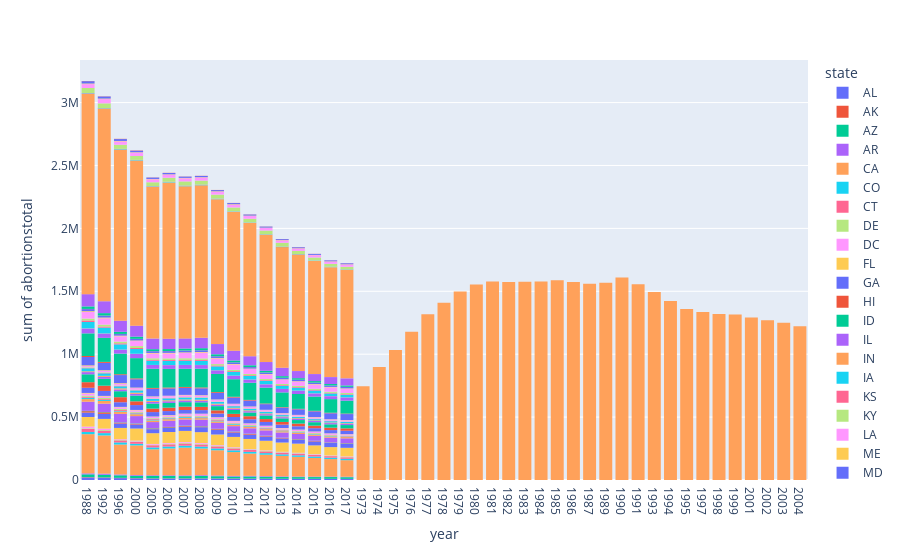

The notebook cell saved with this chart:
### Code cell
import plotly.express as px
fig = px.histogram(AbTimeline_df, x="year", y="abortionstotal", color="state")
fig.update_layout(
    xaxis = dict(
    tickmode = 'array',
    tick0 = 0.2,
    dtick = 1   
 )
)
fig.show()

### Figure 1 — Plotly figure (JSON) as saved in the notebook; plotly's stock layout.template omitted (floating-point values rounded to 4 significant figures)
{"data": [{"alignmentgroup": "True", "bingroup": "x", "histfunc": "sum", "hovertemplate": "state=AL<br>year=%{x}<br>sum of abortionstotal=%{y}<extra></extra>", "legendgroup": "AL", "marker": {"color": "#636efa", "pattern": {"shape": ""}}, "name": "AL", "offsetgroup": "AL", "orientation": "v", "showlegend": true, "type": "histogram", "x": ["1988", "1992", "1996", "2000", "2005", "2006", "2007", "2008", "2009", "2010", "2011", "2012", "2013", "2014", "2015", "2016", "2017"], "xaxis": "x", "y": [20100, 17720, 14940, 13060, 10840, 10980, 11130, 11020, 10530, 10030, 9600, 8920, 8230, 8310, 8150, 7920, 7660], "yaxis": "y"}, {"alignmentgroup": "True", "bingroup": "x", "histfunc": "sum", "hovertemplate": "state=AK<br>year=%{x}<br>sum of abortionstotal=%{y}<extra></extra>", "legendgroup": "AK", "marker": {"color": "#EF553B", "pattern": {"shape": ""}}, "name": "AK", "offsetgroup": "AK", "orientation": "v", "showlegend": true, "type": "histogram", "x": ["1988", "1992", "1996", "2000", "2005", "2006", "2007", "2008", "2009", "2010", "2011", "2012", "2013", "2014", "2015", "2016", "2017"], "xaxis": "x", "y": [2700, 2800, 2310, 1900, 2130, 2060, 2000, 1960, 2040, 2120, 2030, 1890, 1740, 1640, 1540, 1450, 1420], "yaxis": "y"}, {"alignmentgroup": "True", "bingroup": "x", "histfunc": "sum", "hovertemplate": "state=AZ<br>year=%{x}<br>sum of abortionstotal=%{y}<extra></extra>", "legendgroup": "AZ", "marker": {"color": "#00cc96", "pattern": {"shape": ""}}, "name": "AZ", "offsetgroup": "AZ", "orientation": "v", "showlegend": true, "type": "histogram", "x": ["1988", "1992", "1996", "2000", "2005", "2006", "2007", "2008", "2009", "2010", "2011", "2012", "2013", "2014", "2015", "2016", "2017"], "xaxis": "x", "y": [22200, 21200, 20120, 18410, 19710, 18850, 17990, 19770, 17480, 15190, 16270, 15040, 13820, 13240, 13640, 14040, 13270], "yaxis": "y"}, {"alignmentgroup": "True", "bingroup": "x", "histfunc": "sum", "hovertemplate": "state=AR<br>year=%{x}<br>sum of abortionstotal=%{y}<extra></extra>", "legendgroup": "AR", "marker": {"color": "#ab63fa", "pattern": {"shape": ""}}, "name": "AR", "offsetgroup": "AR", "orientation": "v", "showlegend": true, "type": "histogram", "x": ["1988", "1992", "1996", "2000", "2005", "2006", "2007", "2008", "2009", "2010", "2011", "2012", "2013", "2014", "2015", "2016", "2017"], "xaxis": "x", "y": [7860, 8690, 6680, 5880, 5200, 5450, 5690, 5710, 5630, 5490, 5210, 5010, 4810, 4350, 3930, 3590, 3710], "yaxis": "y"}, {"alignmentgroup": "True", "bingroup": "x", "histfunc": "sum", "hovertemplate": "state=CA<br>year=%{x}<br>sum of abortionstotal=%{y}<extra></extra>", "legendgroup": "CA", "marker": {"color": "#FFA15A", "pattern": {"shape": ""}}, "name": "CA", "offsetgroup": "CA", "orientation": "v", "showlegend": true, "type": "histogram", "x": ["1988", "1992", "1996", "2000", "2005", "2006", "2007", "2008", "2009", "2010", "2011", "2012", "2013", "2014", "2015", "2016", "2017"], "xaxis": "x", "y": [311440, 303850, 237870, 235670, 206260, 213550, 220840, 211930, 200720, 189110, 177360, 170420, 163550, 156690, 148000, 139320, 131380], "yaxis": "y"}, {"alignmentgroup": "True", "bingroup": "x", "histfunc": "sum", "hovertemplate": "state=CO<br>year=%{x}<br>sum of abortionstotal=%{y}<extra></extra>", "legendgroup": "CO", "marker": {"color": "#19d3f3", "pattern": {"shape": ""}}, "name": "CO", "offsetgroup": "CO", "orientation": "v", "showlegend": true, "type": "histogram", "x": ["1988", "1992", "1996", "2000", "2005", "2006", "2007", "2008", "2009", "2010", "2011", "2012", "2013", "2014", "2015", "2016", "2017"], "xaxis": "x", "y": [17550, 18410, 16670, 12950, 14720, 14990, 15160, 14920, 14330, 13730, 13130, 12400, 11660, 11760, 11410, 11050, 11100], "yaxis": "y"}, {"alignmentgroup": "True", "bingroup": "x", "histfunc": "sum", "hovertemplate": "state=CT<br>year=%{x}<br>sum of abortionstotal=%{y}<extra></extra>", "legendgroup": "CT", "marker": {"color": "#FF6692", "pattern": {"shape": ""}}, "name": "CT", "offsetgroup": "CT", "orientation": "v", "showlegend": true, "type": "histogram", "x": ["1988", "1992", "1996", "2000", "2005", "2006", "2007", "2008", "2009", "2010", "2011", "2012", "2013", "2014", "2015", "2016", "2017"], "xaxis": "x", "y": [24470, 20100, 16510, 15460, 17340, 17580, 17730, 17210, 16350, 15480, 14630, 13900, 13360, 13280, 12770, 12260, 11950], "yaxis": "y"}, {"alignmentgroup": "True", "bingroup": "x", "histfunc": "sum", "hovertemplate": "state=DE<br>year=%{x}<br>sum of abortionstotal=%{y}<extra></extra>", "legendgroup": "DE", "marker": {"color": "#B6E880", "pattern": {"shape": ""}}, "name": "DE", "offsetgroup": "DE", "orientation": "v", "showlegend": true, "type": "histogram", "x": ["1988", "1992", "1996", "2000", "2005", "2006", "2007", "2008", "2009", "2010", "2011", "2012", "2013", "2014", "2015", "2016", "2017"], "xaxis": "x", "y": [4570, 4620, 2970, 3920, 4140, 4990, 5850, 5650, 5520, 5380, 4690, 4010, 3340, 3200, 3040, 2880, 2770], "yaxis": "y"}, {"alignmentgroup": "True", "bingroup": "x", "histfunc": "sum", "hovertemplate": "state=DC<br>year=%{x}<br>sum of abortionstotal=%{y}<extra></extra>", "legendgroup": "DC", "marker": {"color": "#FF97FF", "pattern": {"shape": ""}}, "name": "DC", "offsetgroup": "DC", "orientation": "v", "showlegend": true, "type": "histogram", "x": ["1988", "1992", "1996", "2000", "2005", "2006", "2007", "2008", "2009", "2010", "2011", "2012", "2013", "2014", "2015", "2016", "2017"], "xaxis": "x", "y": [13830, 11040, 5620, 5750, 6390, 5900, 5400, 5880, 4970, 4060, 3400, 3570, 3740, 3800, 3330, 2870, 3930], "yaxis": "y"}, {"alignmentgroup": "True", "bingroup": "x", "histfunc": "sum", "hovertemplate": "state=FL<br>year=%{x}<br>sum of abortionstotal=%{y}<extra></extra>", "legendgroup": "FL", "marker": {"color": "#FECB52", "pattern": {"shape": ""}}, "name": "FL", "offsetgroup": "FL", "orientation": "v", "showlegend": true, "type": "histogram", "x": ["1988", "1992", "1996", "2000", "2005", "2006", "2007", "2008", "2009", "2010", "2011", "2012", "2013", "2014", "2015", "2016", "2017"], "xaxis": "x", "y": [75820, 77320, 90160, 96000, 85360, 86980, 88600, 86310, 84150, 82020, 79890, 76730, 73560, 72630, 69390, 66150, 68640], "yaxis": "y"}, {"alignmentgroup": "True", "bingroup": "x", "histfunc": "sum", "hovertemplate": "state=GA<br>year=%{x}<br>sum of abortionstotal=%{y}<extra></extra>", "legendgroup": "GA", "marker": {"color": "#636efa", "pattern": {"shape": ""}}, "name": "GA", "offsetgroup": "GA", "orientation": "v", "showlegend": true, "type": "histogram", "x": ["1988", "1992", "1996", "2000", "2005", "2006", "2007", "2008", "2009", "2010", "2011", "2012", "2013", "2014", "2015", "2016", "2017"], "xaxis": "x", "y": [35320, 39970, 35230, 32270, 32040, 32690, 33680, 39370, 37260, 35160, 34460, 33620, 32550, 31120, 31750, 32390, 32520], "yaxis": "y"}, {"alignmentgroup": "True", "bingroup": "x", "histfunc": "sum", "hovertemplate": "state=HI<br>year=%{x}<br>sum of abortionstotal=%{y}<extra></extra>", "legendgroup": "HI", "marker": {"color": "#EF553B", "pattern": {"shape": ""}}, "name": "HI", "offsetgroup": "HI", "orientation": "v", "showlegend": true, "type": "histogram", "x": ["1988", "1992", "1996", "2000", "2005", "2006", "2007", "2008", "2009", "2010", "2011", "2012", "2013", "2014", "2015", "2016", "2017"], "xaxis": "x", "y": [11120, 12180, 6930, 5630, 5330, 5490, 5650, 5650, 5590, 5530, 5540, 4900, 4260, 3750, 3370, 3130, 3220], "yaxis": "y"}, {"alignmentgroup": "True", "bingroup": "x", "histfunc": "sum", "hovertemplate": "state=ID<br>year=%{x}<br>sum of abortionstotal=%{y}<extra></extra>", "legendgroup": "ID", "marker": {"color": "#00cc96", "pattern": {"shape": ""}}, "name": "ID", "offsetgroup": "ID", "orientation": "v", "showlegend": true, "type": "histogram", "x": ["1988", "1992", "1996", "2000", "2005", "2006", "2007", "2008", "2009", "2010", "2011", "2012", "2013", "2014", "2015", "2016", "2017"], "xaxis": "x", "y": [2760, 2420, 2450, 2750, 2540, 2700, 2860, 2580, 2490, 2410, 2340, 2090, 1850, 1790, 1780, 1780, 1790], "yaxis": "y"}, {"alignmentgroup": "True", "bingroup": "x", "histfunc": "sum", "hovertemplate": "state=IL<br>year=%{x}<br>sum of abortionstotal=%{y}<extra></extra>", "legendgroup": "IL", "marker": {"color": "#ab63fa", "pattern": {"shape": ""}}, "name": "IL", "offsetgroup": "IL", "orientation": "v", "showlegend": true, "type": "histogram", "x": ["1988", "1992", "1996", "2000", "2005", "2006", "2007", "2008", "2009", "2010", "2011", "2012", "2013", "2014", "2015", "2016", "2017"], "xaxis": "x", "y": [72500, 66500, 66920, 58370, 48420, 48560, 48710, 51670, 47020, 42370, 42360, 42020, 41430, 40120, 38830, 37590, 37770], "yaxis": "y"}, {"alignmentgroup": "True", "bingroup": "x", "histfunc": "sum", "hovertemplate": "state=IN<br>year=%{x}<br>sum of abortionstotal=%{y}<extra></extra>", "legendgroup": "IN", "marker": {"color": "#FFA15A", "pattern": {"shape": ""}}, "name": "IN", "offsetgroup": "IN", "orientation": "v", "showlegend": true, "type": "histogram", "x": ["1988", "1992", "1996", "2000", "2005", "2006", "2007", "2008", "2009", "2010", "2011", "2012", "2013", "2014", "2015", "2016", "2017"], "xaxis": "x", "y": [20930, 21170, 18340, 15140, 13180, 12810, 12440, 12300, 12020, 11600, 10710, 10200, 9910, 10130, 10190, 10240, 10270], "yaxis": "y"}, {"alignmentgroup": "True", "bingroup": "x", "histfunc": "sum", "hovertemplate": "state=IA<br>year=%{x}<br>sum of abortionstotal=%{y}<extra></extra>", "legendgroup": "IA", "marker": {"color": "#19d3f3", "pattern": {"shape": ""}}, "name": "IA", "offsetgroup": "IA", "orientation": "v", "showlegend": true, "type": "histogram", "x": ["1988", "1992", "1996", "2000", "2005", "2006", "2007", "2008", "2009", "2010", "2011", "2012", "2013", "2014", "2015", "2016", "2017"], "xaxis": "x", "y": [10480, 7480, 6150, 6280, 6130, 6390, 6660, 6160, 6010, 5860, 5430, 4790, 4150, 3930, 3990, 4050, 3650], "yaxis": "y"}, {"alignmentgroup": "True", "bingroup": "x", "histfunc": "sum", "hovertemplate": "state=KS<br>year=%{x}<br>sum of abortionstotal=%{y}<extra></extra>", "legendgroup": "KS", "marker": {"color": "#FF6692", "pattern": {"shape": ""}}, "name": "KS", "offsetgroup": "KS", "orientation": "v", "showlegend": true, "type": "histogram", "x": ["1988", "1992", "1996", "2000", "2005", "2006", "2007", "2008", "2009", "2010", "2011", "2012", "2013", "2014", "2015", "2016", "2017"], "xaxis": "x", "y": [7210, 7140, 6940, 6440, 5620, 5670, 5720, 5670, 4830, 3990, 3870, 3910, 3940, 3800, 3660, 3520, 3520], "yaxis": "y"}, {"alignmentgroup": "True", "bingroup": "x", "histfunc": "sum", "hovertemplate": "state=KY<br>year=%{x}<br>sum of abortionstotal=%{y}<extra></extra>", "legendgroup": "KY", "marker": {"color": "#B6E880", "pattern": {"shape": ""}}, "name": "KY", "offsetgroup": "KY", "orientation": "v", "showlegend": true, "type": "histogram", "x": ["1988", "1992", "1996", "2000", "2005", "2006", "2007", "2008", "2009", "2010", "2011", "2012", "2013", "2014", "2015", "2016", "2017"], "xaxis": "x", "y": [10090, 9850, 7890, 6720, 6060, 6080, 6110, 6380, 6170, 5960, 5820, 5500, 5180, 5180, 4910, 4640, 4780], "yaxis": "y"}, {"alignmentgroup": "True", "bingroup": "x", "histfunc": "sum", "hovertemplate": "state=LA<br>year=%{x}<br>sum of abortionstotal=%{y}<extra></extra>", "legendgroup": "LA", "marker": {"color": "#FF97FF", "pattern": {"shape": ""}}, "name": "LA", "offsetgroup": "LA", "orientation": "v", "showlegend": true, "type": "histogram", "x": ["1988", "1992", "1996", "2000", "2005", "2006", "2007", "2008", "2009", "2010", "2011", "2012", "2013", "2014", "2015", "2016", "2017"], "xaxis": "x", "y": [17030, 11800, 13110, 11380, 10330, 11220, 12520, 14110, 12930, 11750, 11310, 10470, 9630, 9620, 9830, 10040, 9280], "yaxis": "y"}, {"alignmentgroup": "True", "bingroup": "x", "histfunc": "sum", "hovertemplate": "state=ME<br>year=%{x}<br>sum of abortionstotal=%{y}<extra></extra>", "legendgroup": "ME", "marker": {"color": "#FECB52", "pattern": {"shape": ""}}, "name": "ME", "offsetgroup": "ME", "orientation": "v", "showlegend": true, "type": "histogram", "x": ["1988", "1992", "1996", "2000", "2005", "2006", "2007", "2008", "2009", "2010", "2011", "2012", "2013", "2014", "2015", "2016", "2017"], "xaxis": "x", "y": [4140, 4260, 3390, 2910, 2840, 2940, 3030, 2970, 2830, 2640, 2410, 2390, 2380, 2400, 2240, 2080, 2050], "yaxis": "y"}, {"alignmentgroup": "True", "bingroup": "x", "histfunc": "sum", "hovertemplate": "state=MD<br>year=%{x}<br>sum of abortionstotal=%{y}<extra></extra>", "legendgroup": "MD", "marker": {"color": "#636efa", "pattern": {"shape": ""}}, "name": "MD", "offsetgroup": "MD", "orientation": "v", "showlegend": true, "type": "histogram", "x": ["1988", "1992", "1996", "2000", "2005", "2006", "2007", "2008", "2009", "2010", "2011", "2012", "2013", "2014", "2015", "2016", "2017"], "xaxis": "x", "y": [41090, 39490, 36940, 38670, 35250, 31990, 28720, 28390, 29630, 30890, 32140, 29610, 27080, 26430, 26010, 25730, 26940], "yaxis": "y"}, {"alignmentgroup": "True", "bingroup": "x", "histfunc": "sum", "hovertemplate": "state=MA<br>year=%{x}<br>sum of abortionstotal=%{y}<extra></extra>", "legendgroup": "MA", "marker": {"color": "#EF553B", "pattern": {"shape": ""}}, "name": "MA", "offsetgroup": "MA", "orientation": "v", "showlegend": true, "type": "histogram", "x": ["1988", "1992", "1996", "2000", "2005", "2006", "2007", "2008", "2009", "2010", "2011", "2012", "2013", "2014", "2015", "2016", "2017"], "xaxis": "x", "y": [44260, 41610, 40150, 29870, 27800, 27130, 26460, 25800, 25240, 24790, 24430, 22840, 21250, 21280, 20370, 19470, 18880], "yaxis": "y"}, {"alignmentgroup": "True", "bingroup": "x", "histfunc": "sum", "hovertemplate": "state=MI<br>year=%{x}<br>sum of abortionstotal=%{y}<extra></extra>", "legendgroup": "MI", "marker": {"color": "#00cc96", "pattern": {"shape": ""}}, "name": "MI", "offsetgroup": "MI", "orientation": "v", "showlegend": true, "type": "histogram", "x": ["1988", "1992", "1996", "2000", "2005", "2006", "2007", "2008", "2009", "2010", "2011", "2012", "2013", "2014", "2015", "2016", "2017"], "xaxis": "x", "y": [62770, 54530, 47430, 45710, 39930, 37530, 35780, 36050, 33410, 30770, 29270, 28780, 28420, 28130, 27290, 26460, 26130], "yaxis": "y"}, {"alignmentgroup": "True", "bingroup": "x", "histfunc": "sum", "hovertemplate": "state=MN<br>year=%{x}<br>sum of abortionstotal=%{y}<extra></extra>", "legendgroup": "MN", "marker": {"color": "#ab63fa", "pattern": {"shape": ""}}, "name": "MN", "offsetgroup": "MN", "orientation": "v", "showlegend": true, "type": "histogram", "x": ["1988", "1992", "1996", "2000", "2005", "2006", "2007", "2008", "2009", "2010", "2011", "2012", "2013", "2014", "2015", "2016", "2017"], "xaxis": "x", "y": [17400, 15090, 13950, 13940, 13370, 13420, 13480, 12580, 11780, 11120, 10690, 10130, 9570, 9230, 9360, 9590, 10100], "yaxis": "y"}, {"alignmentgroup": "True", "bingroup": "x", "histfunc": "sum", "hovertemplate": "state=MS<br>year=%{x}<br>sum of abortionstotal=%{y}<extra></extra>", "legendgroup": "MS", "marker": {"color": "#FFA15A", "pattern": {"shape": ""}}, "name": "MS", "offsetgroup": "MS", "orientation": "v", "showlegend": true, "type": "histogram", "x": ["1988", "1992", "1996", "2000", "2005", "2006", "2007", "2008", "2009", "2010", "2011", "2012", "2013", "2014", "2015", "2016", "2017"], "xaxis": "x", "y": [6480, 8830, 9020, 9060, 7930, 7880, 7850, 8210, 7640, 7070, 6700, 6280, 5860, 5540, 5300, 5100, 4930], "yaxis": "y"}, {"alignmentgroup": "True", "bingroup": "x", "histfunc": "sum", "hovertemplate": "state=MO<br>year=%{x}<br>sum of abortionstotal=%{y}<extra></extra>", "legendgroup": "MO", "marker": {"color": "#19d3f3", "pattern": {"shape": ""}}, "name": "MO", "offsetgroup": "MO", "orientation": "v", "showlegend": true, "type": "histogram", "x": ["1988", "1992", "1996", "2000", "2005", "2006", "2007", "2008", "2009", "2010", "2011", "2012", "2013", "2014", "2015", "2016", "2017"], "xaxis": "x", "y": [23940, 19870, 16050, 17410, 14900, 15070, 15250, 15160, 13550, 11930, 11510, 11080, 10610, 9180, 9640, 10100, 9690], "yaxis": "y"}, {"alignmentgroup": "True", "bingroup": "x", "histfunc": "sum", "hovertemplate": "state=MT<br>year=%{x}<br>sum of abortionstotal=%{y}<extra></extra>", "legendgroup": "MT", "marker": {"color": "#FF6692", "pattern": {"shape": ""}}, "name": "MT", "offsetgroup": "MT", "orientation": "v", "showlegend": true, "type": "histogram", "x": ["1988", "1992", "1996", "2000", "2005", "2006", "2007", "2008", "2009", "2010", "2011", "2012", "2013", "2014", "2015", "2016", "2017"], "xaxis": "x", "y": [2350, 2810, 2430, 2220, 2020, 2070, 2110, 2040, 2000, 1980, 1990, 1820, 1660, 1520, 1530, 1540, 1510], "yaxis": "y"}, {"alignmentgroup": "True", "bingroup": "x", "histfunc": "sum", "hovertemplate": "state=NE<br>year=%{x}<br>sum of abortionstotal=%{y}<extra></extra>", "legendgroup": "NE", "marker": {"color": "#B6E880", "pattern": {"shape": ""}}, "name": "NE", "offsetgroup": "NE", "orientation": "v", "showlegend": true, "type": "histogram", "x": ["1988", "1992", "1996", "2000", "2005", "2006", "2007", "2008", "2009", "2010", "2011", "2012", "2013", "2014", "2015", "2016", "2017"], "xaxis": "x", "y": [5490, 4950, 3930, 3920, 2990, 2690, 2500, 2850, 2630, 2410, 2550, 2510, 2440, 2360, 2260, 2170, 2250], "yaxis": "y"}, {"alignmentgroup": "True", "bingroup": "x", "histfunc": "sum", "hovertemplate": "state=NV<br>year=%{x}<br>sum of abortionstotal=%{y}<extra></extra>", "legendgroup": "NV", "marker": {"color": "#FF97FF", "pattern": {"shape": ""}}, "name": "NV", "offsetgroup": "NV", "orientation": "v", "showlegend": true, "type": "histogram", "x": ["1988", "1992", "1996", "2000", "2005", "2006", "2007", "2008", "2009", "2010", "2011", "2012", "2013", "2014", "2015", "2016", "2017"], "xaxis": "x", "y": [9450, 12400, 14080, 12880, 12990, 13320, 13630, 13020, 12790, 12570, 11960, 10750, 9550, 10840, 10150, 9460, 9620], "yaxis": "y"}, {"alignmentgroup": "True", "bingroup": "x", "histfunc": "sum", "hovertemplate": "state=NH<br>year=%{x}<br>sum of abortionstotal=%{y}<extra></extra>", "legendgroup": "NH", "marker": {"color": "#FECB52", "pattern": {"shape": ""}}, "name": "NH", "offsetgroup": "NH", "orientation": "v", "showlegend": true, "type": "histogram", "x": ["1988", "1992", "1996", "2000", "2005", "2006", "2007", "2008", "2009", "2010", "2011", "2012", "2013", "2014", "2015", "2016", "2017"], "xaxis": "x", "y": [5940, 4490, 4670, 4020, 3060, 3030, 2990, 2860, 2840, 2830, 2880, 2610, 2340, 2530, 2480, 2410, 2330], "yaxis": "y"}, {"alignmentgroup": "True", "bingroup": "x", "histfunc": "sum", "hovertemplate": "state=NJ<br>year=%{x}<br>sum of abortionstotal=%{y}<extra></extra>", "legendgroup": "NJ", "marker": {"color": "#636efa", "pattern": {"shape": ""}}, "name": "NJ", "offsetgroup": "NJ", "orientation": "v", "showlegend": true, "type": "histogram", "x": ["1988", "1992", "1996", "2000", "2005", "2006", "2007", "2008", "2009", "2010", "2011", "2012", "2013", "2014", "2015", "2016", "2017"], "xaxis": "x", "y": [66300, 58420, 64230, 66110, 60330, 58030, 55740, 54730, 51930, 49130, 46670, 44680, 43340, 43990, 45680, 47370, 47010], "yaxis": "y"}, {"alignmentgroup": "True", "bingroup": "x", "histfunc": "sum", "hovertemplate": "state=NM<br>year=%{x}<br>sum of abortionstotal=%{y}<extra></extra>", "legendgroup": "NM", "marker": {"color": "#EF553B", "pattern": {"shape": ""}}, "name": "NM", "offsetgroup": "NM", "orientation": "v", "showlegend": true, "type": "histogram", "x": ["1988", "1992", "1996", "2000", "2005", "2006", "2007", "2008", "2009", "2010", "2011", "2012", "2013", "2014", "2015", "2016", "2017"], "xaxis": "x", "y": [8180, 7780, 6560, 6890, 6690, 7020, 7350, 6730, 6420, 6110, 5520, 4860, 4190, 4030, 4120, 4210, 3830], "yaxis": "y"}, {"alignmentgroup": "True", "bingroup": "x", "histfunc": "sum", "hovertemplate": "state=NY<br>year=%{x}<br>sum of abortionstotal=%{y}<extra></extra>", "legendgroup": "NY", "marker": {"color": "#00cc96", "pattern": {"shape": ""}}, "name": "NY", "offsetgroup": "NY", "orientation": "v", "showlegend": true, "type": "histogram", "x": ["1988", "1992", "1996", "2000", "2005", "2006", "2007", "2008", "2009", "2010", "2011", "2012", "2013", "2014", "2015", "2016", "2017"], "xaxis": "x", "y": [179830, 191100, 164080, 161160, 152340, 148030, 144390, 149070, 144390, 139700, 136280, 126630, 116970, 117580, 113350, 108350, 103060], "yaxis": "y"}, {"alignmentgroup": "True", "bingroup": "x", "histfunc": "sum", "hovertemplate": "state=NC<br>year=%{x}<br>sum of abortionstotal=%{y}<extra></extra>", "legendgroup": "NC", "marker": {"color": "#ab63fa", "pattern": {"shape": ""}}, "name": "NC", "offsetgroup": "NC", "orientation": "v", "showlegend": true, "type": "histogram", "x": ["1988", "1992", "1996", "2000", "2005", "2006", "2007", "2008", "2009", "2010", "2011", "2012", "2013", "2014", "2015", "2016", "2017"], "xaxis": "x", "y": [38120, 34000, 31070, 33620, 29730, 29970, 30220, 29000, 28340, 27670, 25080, 25960, 26850, 26410, 24870, 23320, 25060], "yaxis": "y"}, {"alignmentgroup": "True", "bingroup": "x", "histfunc": "sum", "hovertemplate": "state=ND<br>year=%{x}<br>sum of abortionstotal=%{y}<extra></extra>", "legendgroup": "ND", "marker": {"color": "#FFA15A", "pattern": {"shape": ""}}, "name": "ND", "offsetgroup": "ND", "orientation": "v", "showlegend": true, "type": "histogram", "x": ["1988", "1992", "1996", "2000", "2005", "2006", "2007", "2008", "2009", "2010", "2011", "2012", "2013", "2014", "2015", "2016", "2017"], "xaxis": "x", "y": [1510, 1190, 1050, 940, 890, 900, 910, 1010, 1000, 980, 940, 920, 900, 1020, 990, 960, 970], "yaxis": "y"}, {"alignmentgroup": "True", "bingroup": "x", "histfunc": "sum", "hovertemplate": "state=OH<br>year=%{x}<br>sum of abortionstotal=%{y}<extra></extra>", "legendgroup": "OH", "marker": {"color": "#19d3f3", "pattern": {"shape": ""}}, "name": "OH", "offsetgroup": "OH", "orientation": "v", "showlegend": true, "type": "histogram", "x": ["1988", "1992", "1996", "2000", "2005", "2006", "2007", "2008", "2009", "2010", "2011", "2012", "2013", "2014", "2015", "2016", "2017"], "xaxis": "x", "y": [50780, 46190, 41320, 38090, 33140, 32880, 32620, 32370, 30760, 29140, 27930, 26200, 24470, 23220, 21980, 20790, 20560], "yaxis": "y"}, {"alignmentgroup": "True", "bingroup": "x", "histfunc": "sum", "hovertemplate": "state=OK<br>year=%{x}<br>sum of abortionstotal=%{y}<extra></extra>", "legendgroup": "OK", "marker": {"color": "#FF6692", "pattern": {"shape": ""}}, "name": "OK", "offsetgroup": "OK", "orientation": "v", "showlegend": true, "type": "histogram", "x": ["1988", "1992", "1996", "2000", "2005", "2006", "2007", "2008", "2009", "2010", "2011", "2012", "2013", "2014", "2015", "2016", "2017"], "xaxis": "x", "y": [12240, 9080, 8490, 7780, 7420, 7450, 7480, 7500, 7060, 6510, 5910, 5830, 5760, 5210, 4800, 4550, 4780], "yaxis": "y"}, {"alignmentgroup": "True", "bingroup": "x", "histfunc": "sum", "hovertemplate": "state=OR<br>year=%{x}<br>sum of abortionstotal=%{y}<extra></extra>", "legendgroup": "OR", "marker": {"color": "#B6E880", "pattern": {"shape": ""}}, "name": "OR", "offsetgroup": "OR", "orientation": "v", "showlegend": true, "type": "histogram", "x": ["1988", "1992", "1996", "2000", "2005", "2006", "2007", "2008", "2009", "2010", "2011", "2012", "2013", "2014", "2015", "2016", "2017"], "xaxis": "x", "y": [14850, 14620, 13540, 15270, 11900, 12150, 12410, 11800, 11020, 10250, 10020, 9310, 8600, 8760, 8950, 9140, 8950], "yaxis": "y"}, {"alignmentgroup": "True", "bingroup": "x", "histfunc": "sum", "hovertemplate": "state=PA<br>year=%{x}<br>sum of abortionstotal=%{y}<extra></extra>", "legendgroup": "PA", "marker": {"color": "#FF97FF", "pattern": {"shape": ""}}, "name": "PA", "offsetgroup": "PA", "orientation": "v", "showlegend": true, "type": "histogram", "x": ["1988", "1992", "1996", "2000", "2005", "2006", "2007", "2008", "2009", "2010", "2011", "2012", "2013", "2014", "2015", "2016", "2017"], "xaxis": "x", "y": [53050, 50720, 42080, 39670, 38110, 39770, 42550, 46670, 44820, 42250, 39200, 36560, 34580, 34230, 34550, 34870, 33910], "yaxis": "y"}, {"alignmentgroup": "True", "bingroup": "x", "histfunc": "sum", "hovertemplate": "state=RI<br>year=%{x}<br>sum of abortionstotal=%{y}<extra></extra>", "legendgroup": "RI", "marker": {"color": "#FECB52", "pattern": {"shape": ""}}, "name": "RI", "offsetgroup": "RI", "orientation": "v", "showlegend": true, "type": "histogram", "x": ["1988", "1992", "1996", "2000", "2005", "2006", "2007", "2008", "2009", "2010", "2011", "2012", "2013", "2014", "2015", "2016", "2017"], "xaxis": "x", "y": [5800, 5830, 5290, 4900, 4680, 4550, 4420, 4340, 4100, 3850, 3690, 3410, 3130, 3220, 3290, 3340, 3280], "yaxis": "y"}, {"alignmentgroup": "True", "bingroup": "x", "histfunc": "sum", "hovertemplate": "state=SC<br>year=%{x}<br>sum of abortionstotal=%{y}<extra></extra>", "legendgroup": "SC", "marker": {"color": "#636efa", "pattern": {"shape": ""}}, "name": "SC", "offsetgroup": "SC", "orientation": "v", "showlegend": true, "type": "histogram", "x": ["1988", "1992", "1996", "2000", "2005", "2006", "2007", "2008", "2009", "2010", "2011", "2012", "2013", "2014", "2015", "2016", "2017"], "xaxis": "x", "y": [16440, 14410, 12450, 12120, 13320, 13590, 13750, 13200, 13050, 12900, 11580, 11440, 11300, 10940, 10930, 10920, 11380], "yaxis": "y"}, {"alignmentgroup": "True", "bingroup": "x", "histfunc": "sum", "hovertemplate": "state=SD<br>year=%{x}<br>sum of abortionstotal=%{y}<extra></extra>", "legendgroup": "SD", "marker": {"color": "#EF553B", "pattern": {"shape": ""}}, "name": "SD", "offsetgroup": "SD", "orientation": "v", "showlegend": true, "type": "histogram", "x": ["1988", "1992", "1996", "2000", "2005", "2006", "2007", "2008", "2009", "2010", "2011", "2012", "2013", "2014", "2015", "2016", "2017"], "xaxis": "x", "y": [1420, 1340, 1200, 1020, 980, 970, 960, 970, 900, 840, 850, 840, 830, 810, 770, 730, 750], "yaxis": "y"}, {"alignmentgroup": "True", "bingroup": "x", "histfunc": "sum", "hovertemplate": "state=TN<br>year=%{x}<br>sum of abortionstotal=%{y}<extra></extra>", "legendgroup": "TN", "marker": {"color": "#00cc96", "pattern": {"shape": ""}}, "name": "TN", "offsetgroup": "TN", "orientation": "v", "showlegend": true, "type": "histogram", "x": ["1988", "1992", "1996", "2000", "2005", "2006", "2007", "2008", "2009", "2010", "2011", "2012", "2013", "2014", "2015", "2016", "2017"], "xaxis": "x", "y": [20060, 19110, 16690, 17270, 15520, 15550, 15590, 16210, 15290, 14370, 13670, 13210, 12760, 12300, 11770, 11230, 11060], "yaxis": "y"}, {"alignmentgroup": "True", "bingroup": "x", "histfunc": "sum", "hovertemplate": "state=TX<br>year=%{x}<br>sum of abortionstotal=%{y}<extra></extra>", "legendgroup": "TX", "marker": {"color": "#ab63fa", "pattern": {"shape": ""}}, "name": "TX", "offsetgroup": "TX", "orientation": "v", "showlegend": true, "type": "histogram", "x": ["1988", "1992", "1996", "2000", "2005", "2006", "2007", "2008", "2009", "2010", "2011", "2012", "2013", "2014", "2015", "2016", "2017"], "xaxis": "x", "y": [97450, 94590, 88250, 87110, 84560, 82540, 80510, 82690, 81060, 78130, 72140, 69520, 66910, 56400, 55690, 55100, 56340], "yaxis": "y"}, {"alignmentgroup": "True", "bingroup": "x", "histfunc": "sum", "hovertemplate": "state=US<br>year=%{x}<br>sum of abortionstotal=%{y}<extra></extra>", "legendgroup": "US", "marker": {"color": "#FFA15A", "pattern": {"shape": ""}}, "name": "US", "offsetgroup": "US", "orientation": "v", "showlegend": true, "type": "histogram", "x": ["1973", "1974", "1975", "1976", "1977", "1978", "1979", "1980", "1981", "1982", "1983", "1984", "1985", "1986", "1987", "1988", "1989", "1990", "1991", "1992", "1993", "1994", "1995", "1996", "1997", "1998", "1999", "2000", "2001", "2002", "2003", "2004", "2005", "2006", "2007", "2008", "2009", "2010", "2011", "2012", "2013", "2014", "2015", "2016", "2017"], "xaxis": "x", "y": [744610, 898570, 1034170, 1179300, 1316700, 1409600, 1497670, 1553890, 1577340, 1573920, 1575000, 1577180, 1588550, 1574000, 1559110, 1590750, 1566870, 1608620, 1556510, 1528930, 1495000, 1423000, 1359440, 1360160, 1335000, 1319000, 1314790, 1312990, 1291000, 1269000, 1250000, 1222100, 1206200, 1242000, 1209640, 1212350, 1151600, 1102670, 1058490, 1011070, 958700, 926190, 899270, 874080, 862320], "yaxis": "y"}, {"alignmentgroup": "True", "bingroup": "x", "histfunc": "sum", "hovertemplate": "state=UT<br>year=%{x}<br>sum of abortionstotal=%{y}<extra></extra>", "legendgroup": "UT", "marker": {"color": "#19d3f3", "pattern": {"shape": ""}}, "name": "UT", "offsetgroup": "UT", "orientation": "v", "showlegend": true, "type": "histogram", "x": ["1988", "1992", "1996", "2000", "2005", "2006", "2007", "2008", "2009", "2010", "2011", "2012", "2013", "2014", "2015", "2016", "2017"], "xaxis": "x", "y": [4590, 3800, 3850, 3500, 3610, 3780, 3940, 3880, 3690, 3470, 3240, 3210, 3170, 2960, 3010, 3050, 3020], "yaxis": "y"}, {"alignmentgroup": "True", "bingroup": "x", "histfunc": "sum", "hovertemplate": "state=VT<br>year=%{x}<br>sum of abortionstotal=%{y}<extra></extra>", "legendgroup": "VT", "marker": {"color": "#FF6692", "pattern": {"shape": ""}}, "name": "VT", "offsetgroup": "VT", "orientation": "v", "showlegend": true, "type": "histogram", "x": ["1988", "1992", "1996", "2000", "2005", "2006", "2007", "2008", "2009", "2010", "2011", "2012", "2013", "2014", "2015", "2016", "2017"], "xaxis": "x", "y": [2920, 2160, 2050, 1510, 1810, 1760, 1720, 1730, 1670, 1600, 1610, 1560, 1490, 1380, 1320, 1260, 1140], "yaxis": "y"}, {"alignmentgroup": "True", "bingroup": "x", "histfunc": "sum", "hovertemplate": "state=VA<br>year=%{x}<br>sum of abortionstotal=%{y}<extra></extra>", "legendgroup": "VA", "marker": {"color": "#B6E880", "pattern": {"shape": ""}}, "name": "VA", "offsetgroup": "VA", "orientation": "v", "showlegend": true, "type": "histogram", "x": ["1988", "1992", "1996", "2000", "2005", "2006", "2007", "2008", "2009", "2010", "2011", "2012", "2013", "2014", "2015", "2016", "2017"], "xaxis": "x", "y": [40240, 38130, 32450, 30690, 30590, 31670, 32750, 31360, 30950, 30550, 29160, 29510, 29860, 24590, 23290, 21990, 20290], "yaxis": "y"}, {"alignmentgroup": "True", "bingroup": "x", "histfunc": "sum", "hovertemplate": "state=WA<br>year=%{x}<br>sum of abortionstotal=%{y}<extra></extra>", "legendgroup": "WA", "marker": {"color": "#FF97FF", "pattern": {"shape": ""}}, "name": "WA", "offsetgroup": "WA", "orientation": "v", "showlegend": true, "type": "histogram", "x": ["1988", "1992", "1996", "2000", "2005", "2006", "2007", "2008", "2009", "2010", "2011", "2012", "2013", "2014", "2015", "2016", "2017"], "xaxis": "x", "y": [30890, 33620, 26960, 26970, 23680, 24350, 25030, 24670, 23530, 22380, 21830, 20470, 19100, 19150, 18340, 17530, 17760], "yaxis": "y"}, {"alignmentgroup": "True", "bingroup": "x", "histfunc": "sum", "hovertemplate": "state=WV<br>year=%{x}<br>sum of abortionstotal=%{y}<extra></extra>", "legendgroup": "WV", "marker": {"color": "#FECB52", "pattern": {"shape": ""}}, "name": "WV", "offsetgroup": "WV", "orientation": "v", "showlegend": true, "type": "histogram", "x": ["1988", "1992", "1996", "2000", "2005", "2006", "2007", "2008", "2009", "2010", "2011", "2012", "2013", "2014", "2015", "2016", "2017"], "xaxis": "x", "y": [4800, 4460, 3400, 2930, 2700, 2880, 3070, 2680, 3070, 3460, 3320, 2800, 2280, 2280, 2380, 2490, 2380], "yaxis": "y"}, {"alignmentgroup": "True", "bingroup": "x", "histfunc": "sum", "hovertemplate": "state=WI<br>year=%{x}<br>sum of abortionstotal=%{y}<extra></extra>", "legendgroup": "WI", "marker": {"color": "#636efa", "pattern": {"shape": ""}}, "name": "WI", "offsetgroup": "WI", "orientation": "v", "showlegend": true, "type": "histogram", "x": ["1988", "1992", "1996", "2000", "2005", "2006", "2007", "2008", "2009", "2010", "2011", "2012", "2013", "2014", "2015", "2016", "2017"], "xaxis": "x", "y": [18580, 16280, 14980, 12450, 10920, 10390, 9870, 9660, 9420, 9140, 8660, 8080, 7510, 7430, 7360, 7310, 7540], "yaxis": "y"}, {"alignmentgroup": "True", "bingroup": "x", "histfunc": "sum", "hovertemplate": "state=WY<br>year=%{x}<br>sum of abortionstotal=%{y}<extra></extra>", "legendgroup": "WY", "marker": {"color": "#EF553B", "pattern": {"shape": ""}}, "name": "WY", "offsetgroup": "WY", "orientation": "v", "showlegend": true, "type": "histogram", "x": ["1988", "1992", "1996", "2000", "2005", "2006", "2007", "2008", "2009", "2010", "2011", "2012", "2013", "2014", "2015", "2016", "2017"], "xaxis": "x", "y": [1370, 1390, 1630, 2090, 1220, 1200, 1170, 1060, 1030, 1010, 1060, 940, 820, 850, 810, 770, 720], "yaxis": "y"}], "layout": {"barmode": "relative", "legend": {"title": {"text": "state"}, "tracegroupgap": 0}, "margin": {"t": 60}, "xaxis": {"anchor": "y", "domain": [0, 1], "dtick": 1, "tick0": 0.2, "tickmode": "array", "title": {"text": "year"}}, "yaxis": {"anchor": "x", "domain": [0, 1], "title": {"text": "sum of abortionstotal"}}}}
